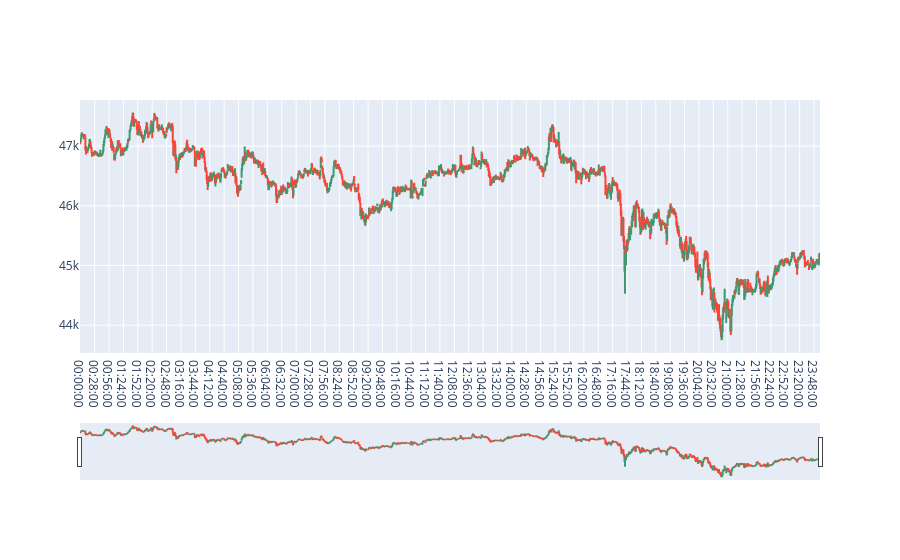

The code cell stored with this chart in its notebook:
### Code cell
fig = go.Figure(data=go.Ohlc(x=firstday['time'],
                    open=firstday['Open'],
                    high=firstday['High'],
                    low=firstday['Low'],
                    close=firstday['Close']))
fig.show()

### Figure 1 — Plotly figure (JSON) as saved in the notebook; plotly's stock layout.template omitted (floating-point values rounded to 4 significant figures; data arrays with more than 128 entries replaced by an {"elided": "..."} marker saying what was removed)
{"data": [{"close": {"elided": "1440 float values"}, "high": {"elided": "1440 float values"}, "low": {"elided": "1440 float values"}, "open": {"elided": "1440 float values"}, "type": "ohlc", "x": {"elided": "1440 str values"}}], "layout": {}}
